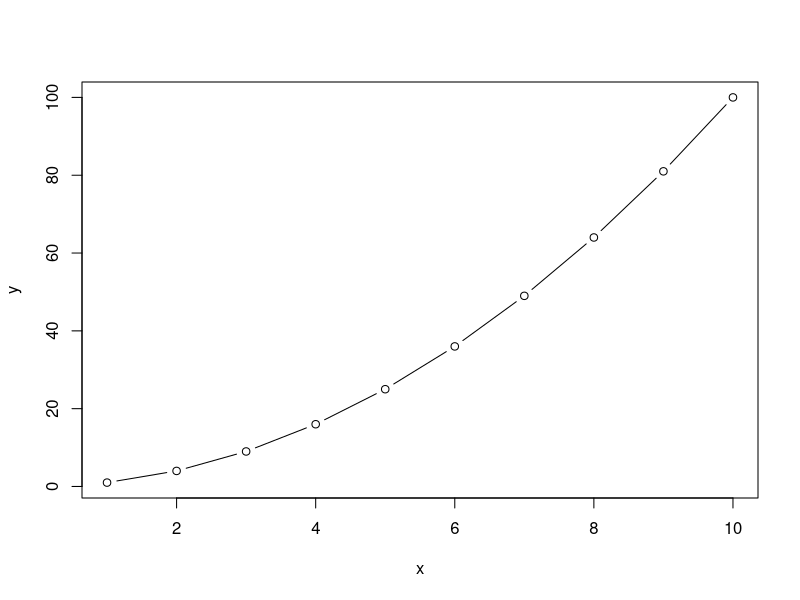
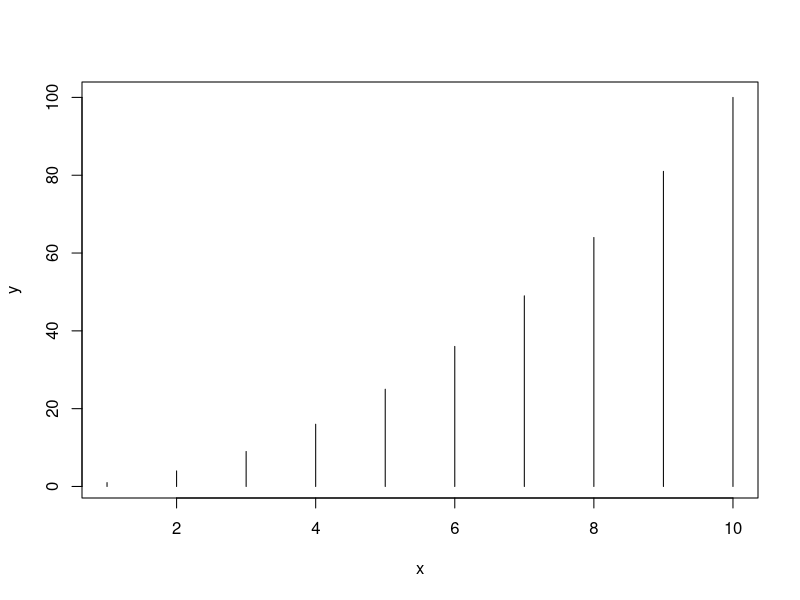
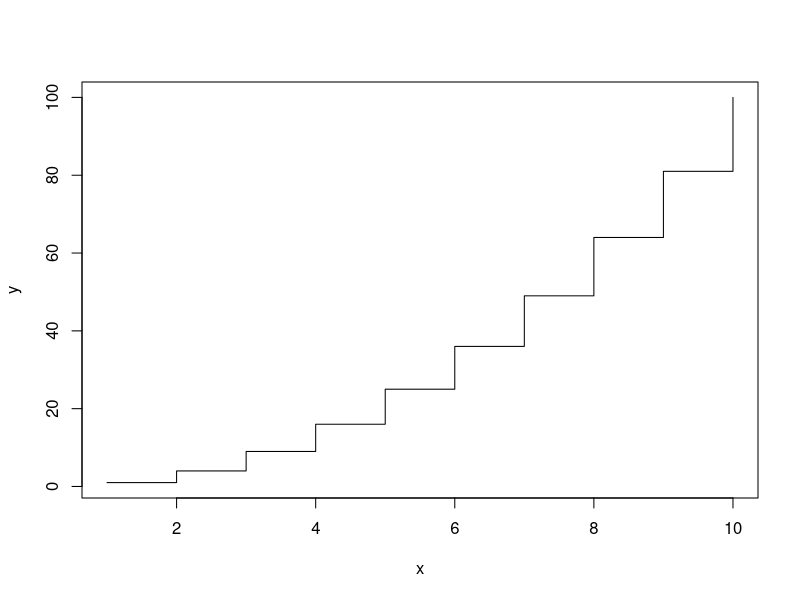
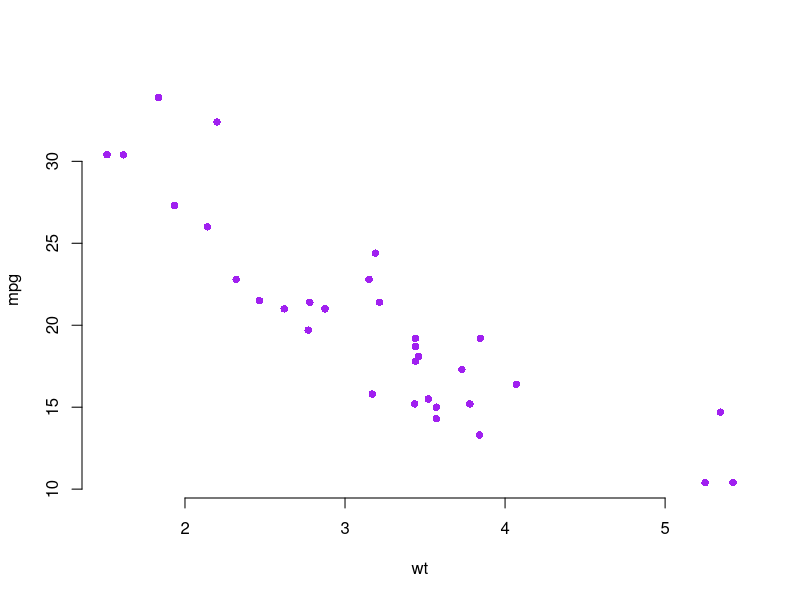
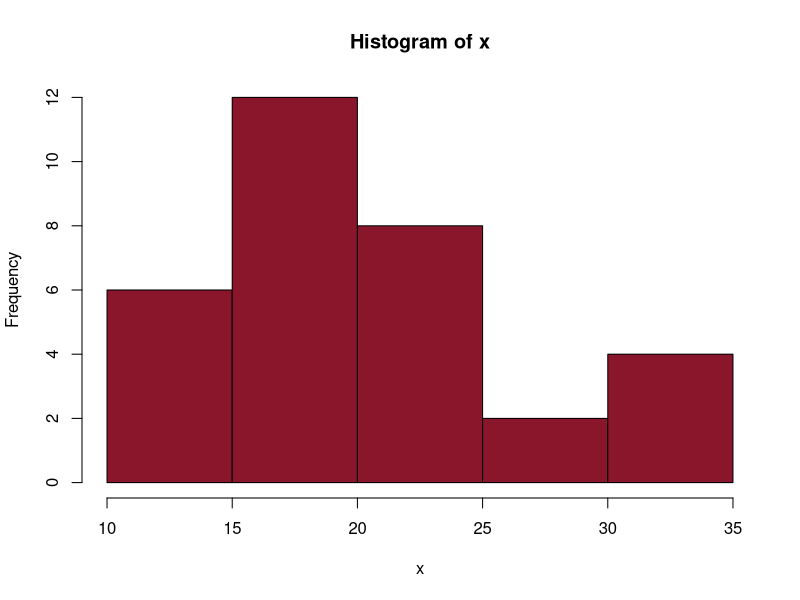
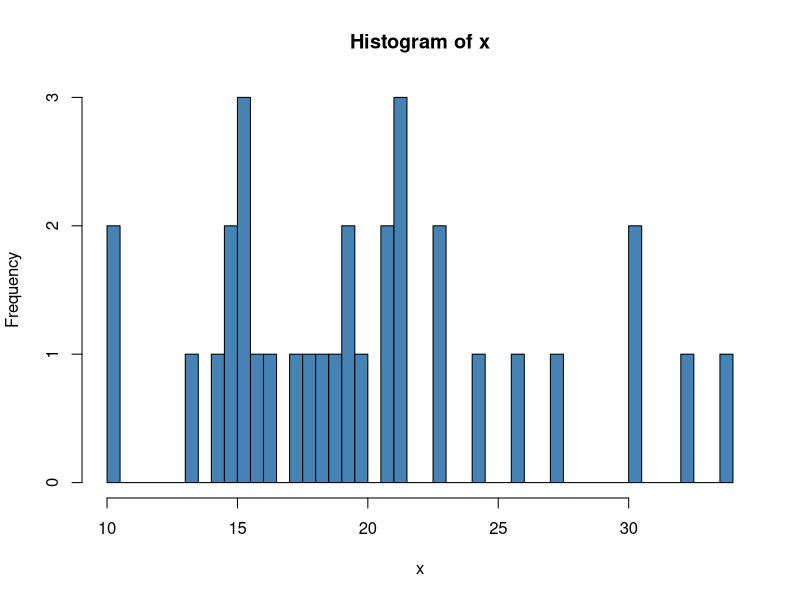
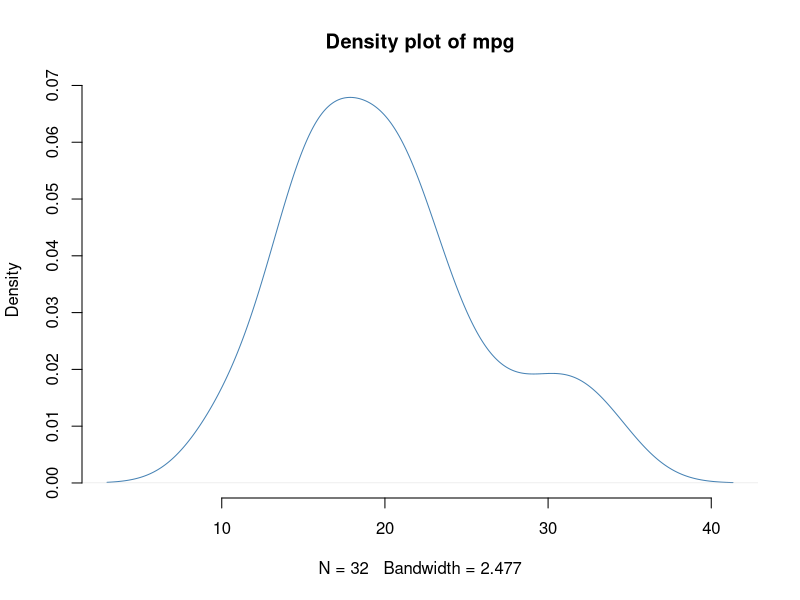
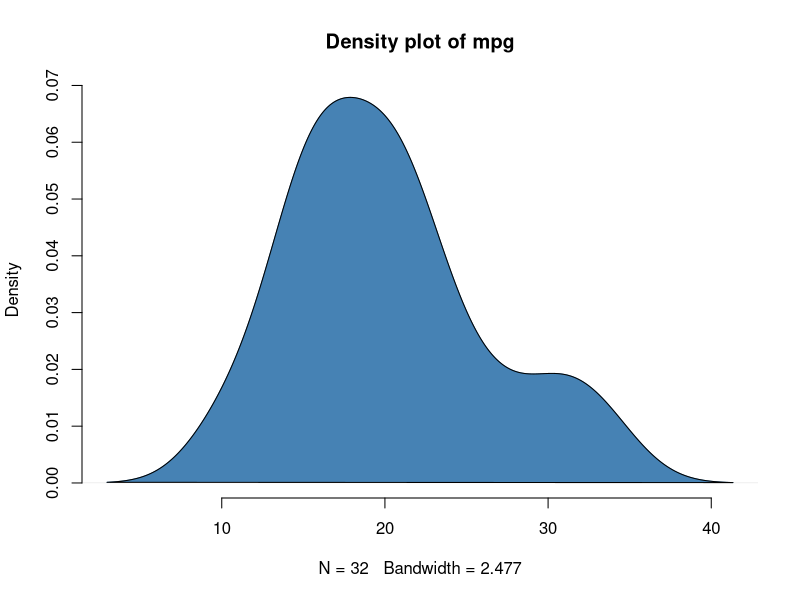

Generate these figures, in order, with R: (Note: this script raises an error after producing the figures.)
#  Online Academic Data Analysis Bootcamp Using
#             Open-Access Program R
#                    Base Plots in R
# Introduction: generic plot types in R

setwd("~/Documents/R ISADS/Essential Level/Session Four/Practicals")
rm(list = ls())
#Examples

x <- 1:10
y = x*x
plot(x, y, type="b")
plot(x, y, type="h")
plot(x,y, type="s")

#Creating a Graph
plot(x = mtcars$wt, 
     y = mtcars$mpg,
     pch = 16, 
     frame = FALSE, 
     xlab = "wt",
     ylab = "mpg", 
     col = "purple")

# Saving graphs: RStudio Plots Panel
# In RStudio exported the plot from plot panel (lower right-pannel).
# Plots panel -> Export - > Save as Image or Save as PDF
# Then choose directory and change file name

# Saving graphs: R codes to redirect graphs to your working directory
# Open a pdf file
# 1. Specify files to save your image using a
# function such as jpeg(), png(), svg() or pdf().   
pdf("rplot.pdf")

# Additional argument indicating the width and the 
# height of the image can be also used.      
# 2. Create a plot

plot(x = mtcars$wt, 
     y = mtcars$mpg, 
     pch = 24,
     frame = FALSE, 
     xlab = "wt", 
     ylab = "mpg", 
     col = "#8a162b")

# 3. Close the pdf file
dev.off()

 
# Example 2: saving as jpeg file
# 1. Open jpeg file
jpeg("rplot.jpg", 
     width = 350, 
     height = 350)

# 2. Create the plot
plot(x = mtcars$wt, 
     y = mtcars$mpg, 
     pch = 16, 
     frame = FALSE, 
     xlab = "wt", 
     ylab = "mpg", 
     col ="#0000ff")
# 3. Close the file 
dev.off()


# Create histogram plots: hist()
# A histogram can be created using the function hist()
# Example:
x <- mtcars$mpg
hist(x, 
     col = "#8a162b", 
     frame = FALSE)

#Create histogram plots: hist()
# Change the number of breaks
hist(x, 
     col = "steelblue", 
     frame = FALSE, 
     breaks = 35)

# Sturges' rule is a simple and commonly used method to determine the number of breaks. It suggests that the number of breaks (k) should be approximately equal to 1 + log2(n), where n is the number of data points in the dataset.

# Histograms can be a poor method for determining the shape of a distribution because it is so strongly affected by the number of bins used.
# Kernel density plots are usually a much more effective than histograms 
# The function density() is used to estimate kernel density.
# Compute the density data
dens <- density(mtcars$mpg)
# plot density
plot(dens, 
     frame = FALSE, 
     col = "steelblue", 
     main = "Density plot of mpg")


# Fill the density plot using polygon()
plot(dens, frame = FALSE, col = "steelblue",
main = "Density plot of mpg")
polygon(dens, col = "steelblue")


# Dot Plots: dotchart()
# The function dotchart() is used to draw a cleveland dot plot.
# dotchart(x, labels = NULL, groups = NULL, gcolor = par("fg"), color = par("fg"))
# Dot chart of a single numeric vector
dotchart(mtcars$mpg, 
         labels = row.names(mtcars), 
         cex = 0.8, 
         xlab = "mpg")

#Plot and color by groups cyl
#Groups
grps <- as.factor(mtcars$cyl)
#Colours for each group: "#999999", "#E69F00" and "#56B4E9" are colour codes in R
my_cols <- c("#999999", "#E69F00", "#56B4E9")
#Plot
dotchart(mtcars$mpg, labels =
row.names(mtcars), groups = grps, gcolor =
my_cols, color = my_cols[grps], cex = 0.6, pch
= 19, xlab = "mpg")

#Dot chart of a matrix 
# The dataset VADeaths consists of Death rates per 1000 in Virginia in 1940.
# The death rates are measured per 1000 population per year. 
# They are cross-classified by age group (rows) and population group (columns). 
# The age groups are: 50-54, 55-59, 60-64, 65-69, 70-74 and the population groups 
# are Rural/Male, Rural/Female, Urban/Male and Urban/Female.

dotchart(VADeaths, cex = 0.6, main = "Death
Rates in Virginia - 1940")

#Bar Plots
# Create barplots with the barplot(height) function
# height is a vector or matrix
# Bar Plots:basic
# Subset
x <- VADeaths[1:3, "Rural Male"]

x
## 50-54 55-59 60-64
## 11.7 18.1 26.9
# Bar plot of one variable
barplot(x)
# Horizontal bar plot (adding the argument horiz = TRUE)
barplot(x, horiz = TRUE)

#Change group names: using argument names.arg = c("A", "B", "C")
barplot(x, names.arg = c("Grp1", "Grp2", "Grp3"))

# Change color
# Change border and fill color using one single color
barplot(x, col = "wheat3", border = "steelblue")

# Change the color of border.
# Use different colors for each group

barplot(x, col = "white",
    border = c("#999999", "#E69F00", "#56B4E9"))

# Change fill color : single color

barplot(x, col = "steelblue")

# Change fill color: multiple colors
barplot(x, col = c("#999999", "#E69F00", "#56B4E9"))

# Bar Plots
# Change main title and axis labels
# Change axis titles
# Change color (col = "gray") and remove frame
barplot(x, main = "Death Rates in
Virginia",  xlab = "Age", ylab = "Rate")


# Stacked bar plots
barplot(VADeaths, 
        col = c("lightblue", "mistyrose", "lightcyan", "lavender",
"cornsilk"),    
legend = rownames(VADeaths))

#Grouped bar plots

barplot(VADeaths, col = c("lightblue", "mistyrose", "lightcyan",
"lavender", "cornsilk"), legend = rownames(VADeaths), beside = TRUE)


# Bar Plots
# It's also possible to add legends to a plot using the
# function legend() as follow.
# Define a set of colors
my_colors <- c("lightblue", "mistyrose", "lightcyan",
            "lavender", "cornsilk")
# Bar plot
barplot(VADeaths, col = my_colors, beside = TRUE)

# Add legend
legend("topleft", legend = rownames(VADeaths),
     fill = my_colors, box.lty = 0, cex = 0.9)
# dev.off()
# Notes:
# box.lty = 0: Remove the box around the legend
# cex = 0.8: legend text size


#########Line Plots: plot() and lines()#####################
# The simplified format of plot() and lines() is as follow.   
# plot(x, y, type = "l", lty = 1)                             
# lines(x, y, type = "l", lty = 1)                           
# x, y: coordinate vectors of points to join                  


# Create some variables
x <- 1:10
y1 <- x*x
y2 <- 2*y1
# Create a basic stair steps plot
plot(x, y1, type = "S")
# Show both points and line
plot(x, y1, type = "b", pch = 19, col = "red",
xlab = "x", ylab = "y")


# Multiple lines 
# Create a first line
plot(x, y1, type = "b", frame = FALSE, pch = 19,
  col = "red", xlab = "x", ylab = "y")
# Add a second line
  lines(x, y2, pch = 18, col = "blue", type = "b",
  lty = 2)
# Add a legend to the plot
  legend("topleft", legend=c("Line 1", "Line 2"),
  col=c("red", "blue"), lty = 1:2, cex=0.8, box.lty = 0)

  # dev.off()
########################################Pie Charts
# Pie charts are not recommended: their features are somewhat limited.
# Pie charts are created with the function pie(x, labels=)
# Pie Charts: basic pie chart
# Create some data
df <- data.frame(
 group = c("Male", "Female", "Child"),
 value = c(25, 25, 50)
 )
df

pie(df$value, labels = df$group, radius = 0.8)

# Pie Charts: Change colors


pie(df$value, labels = df$group, radius = 1, col
= c("#999999", "#E69F00", "#56B4E9"))


pie(df$value, labels = names(df), edges = 200, radius = 0.8,
    clockwise = FALSE, init.angle = if(clockwise) 90 else 0,
    density = NULL, angle = 45, col = NULL, border = NULL,
    lty = NULL, main = NULL)

# Pie Charts: Create 3D pie charts: plotix::pie3D()
# The function pie3D()[in plotrix package] 
# Install plotrix package (uncomment code by removing # symbol if not already installed)
# install.packages("plotrix")
# 3D pie chart

if(!require(plotrix)) install.packages("plotrix", dependencies = T)
library("plotrix")

pie3D(df$value, labels = df$group, radius = 1.5, col = c("#999999", "#E69F00", "#56B4E9"))


# 3D Exploded Pie Chart. Can change radius (radiud=) and separation gaps (explode=)


pie3D(df$value, labels = df$group, radius = 1.8,
   col = c("#999999", "#E69F00", "#56B4E9"),
   explode = 0.5)

######################################Boxplots
# The format is: boxplot(x, data=),
#Example formula is y~group - a separate boxplot for numeric variable y is generated for each
#value of group.
# Here, we will use the R built-in ToothGrowth data set.

# Box plot of one variable

boxplot(ToothGrowth$len)

# Box plots by groups (dose)
# remove frame
boxplot(len ~ dose, 
        data = ToothGrowth, 
        frame = FALSE)

# Horizontal box plots
boxplot(len ~ dose , 
        data = ToothGrowth, 
        frame = FALSE,
        horizontal = TRUE)

# Notched box plots
boxplot(len ~ dose, 
        data = ToothGrowth, 
        frame = FALSE,
    notch = TRUE)

# Boxplots: Change group names
boxplot(len ~ dose, data = ToothGrowth, frame
= FALSE, names = c("D0.5", "D1", "D2"))

# Boxplots: Change color

# Change the color of border using one single color

boxplot(len ~ dose, data = ToothGrowth, frame = FALSE,
border = "steelblue")

# Change the color of border.

# Use different colors for each group

boxplot(len ~ dose, data = ToothGrowth, frame = FALSE,

    border = c("#999999", "#E69F00", "#56B4E9"))

# Change fill color : single color

boxplot(len ~ dose, data = ToothGrowth, frame = FALSE,
col = "steelblue")

# Change fill color: multiple colors

boxplot(len ~ dose, data = ToothGrowth, frame = FALSE,
col = c("#999999", "#E69F00", "#56B4E9"))


# Box plot with MULTIPLE GROUPS
dev.off()
boxplot(len ~ supp * dose, data = ToothGrowth,
    col = c("white", "steelblue"), frame = FALSE)

# Multiple customizations
# Change main title and axis labels
# Change axis titles
# Change color (col = "gray") and remove frame
# Create notched box plot
boxplot(len ~ dose, data = ToothGrowth,
    main = "Plot of length by dose",
    xlab = "Dose (mg)", ylab = "Length",
    col = "lightgray", frame = FALSE)


##############################Scatterplots
# Plotting a bivariate relationship- relationships between two variables
# Scatter plots can be created using the function plot(x, y).
# The function lm() can be used to fit linear models between y and x.
# A regression line can be added on the plot using the function abline(), 
# which takes the output of lm() as an argument.
# Smoothing lines can be added using the function loess().

# Scatterplots: basic
attach(mtcars)
# Plot with main and axis titles
# Change point shape (pch = 19) and remove frame.


plot(wt, 
     mpg, 
     main = "Scatterplot Example",
     xlab = "Car Weight ", 
     ylab = "Miles Per Gallon ",
     pch = 19, 
     frame = FALSE)



# Add regression line
plot(wt, 
     mpg, 
     main="Scatterplot Example",  xlab="Car Weight ",
     ylab="Miles Per Gallon ", pch=19, frame=FALSE)


# Add fit lines
abline(lm(mpg ~ wt), col="red") # regression line (y~x)
lines(lowess(wt,mpg), col="blue") # lowess line (x,y)

# Statistical note: LOWESS (Locally Weighted Scatterplot Smoothing), 
# sometimes called LOESS (locally weighted smoothing), is a popular tool
# used in regression analysis that creates a smooth line through a timeplot 
# or scatter plot to help you to see relationship between variables and foresee trends.


# Enhanced scatter plots: car::scatterplot()
# The function scatterplot() [in car package] makes enhanced scatter plots, with:
#- box plots in the margins, 
#- a non-parametric regression smooth, 
#- smoothed conditional spread, 
#- outlier identification, and a regression line

# Install car package:
# install.packages("car")
# Use scatterplot() function:
library(car)
scatterplot(wt ~ mpg, data = mtcars)

# Scatterplots: grouped
# Scatter plot by groups ("cyl") 


scatterplot(wt ~ mpg | cyl, data = mtcars,
smoother = FALSE, grid = FALSE, frame =
FALSE)

# Scatterplots: 3D
# Function scatterplot3D [in scatterplot3D package can be used].
# The following R code plots a 3D scatter plot using iris data set found in R
# Prepare the data set
x <- iris$Sepal.Length
y <- iris$Sepal.Width
z <- iris$Petal.Length
grps <- as.factor(iris$Species)
# Plot
library(scatterplot3d)

scatterplot3d(x, y, z, pch = 16)

# Scatterplots: 3D- Change color by groups
# add grids and remove the box around the plot
# Change axis labels: xlab, ylab and zlab
colors <- c("#999999", "#E69F00", "#56B4E9")
scatterplot3d(x, y, z, pch = 16, color =
colors[grps], grid = TRUE, box = FALSE, xlab =
"Sepal length", ylab = "Sepal width", zlab =
"Petal length")



# Advanced Graphics
# Set a graphical parameter using par()
par()        # view current settings
opar <- par() # make a copy of current settings so we can use it to restore
par(col.lab="red") # red x and y labels
hist(mtcars$mpg) # create a plot with these new settings
par(opar)       # restore original settings


#Graphical Parameters
# Another approach is to set a graphical parameter within the plotting function
hist(mtcars$mpg, col.lab="red")

# Hint see the help for a specific high level plotting function e.g. help(plot), 
# help(hist) or help(boxplot) to determine which graphical parameters can be set this way.
# Graphical Parameters
# An Axis Example
# specify the data
x <- c(1:10); y <- x; z <- 10/x
# create extra margin room on the right for an axis
par(mar = c(5, 4, 4, 8) + 0.1)

# Note: this numerical vector of the form c(bottom, left, top, right) 
# which gives the number of lines of margin to be specified on the four 
# sides of the plot. The default is c(5, 4, 4, 2) + 0.1. In the above case, the  
# default for the right side of the plot of 2 is changed to 8

# plot x vs. y
plot(x, 
     y,
     type="b", 
     pch=21, 
     col="red", 
     yaxt="n", 
     lty=3, 
     xlab="", 
     ylab="")
# add x vs. 1/x
lines(x, 
      z, 
      type="b", 
      pch=22, 
      col="blue", 
      lty=2)
# draw an axis on the left
axis(2, at=x,labels=x, col.axis="red", las=2)
# draw an axis on the right, with smaller text and ticks
axis(4, at=z,labels=round(z,digits=2),col.axis="blue", las=2, cex.axis=0.7, tck=-.01)
# add a title for the right axis
mtext("y=1/x", side=4, line=3, cex.lab=1,las=2, col="blue")
# add a main title and bottom and left axis labels
title("An Example of Creative Axes", xlab="X values", ylab="Y=X")
                                               
# Graphical Parameters: reference Lines
# Add reference lines to a graph using the abline( ) function.
# abline(h=yvalues, v=xvalues)
# Other graphical parameters (such as line type, color, and width)
#     can also be specified in the abline( ) function.
   # add solid horizontal lines at y=1,5,7
     abline(h=c(1,5,7))
# add dashed blue verical lines at x = 1,3,5,7,9
abline(v=seq(1,10,2),lty=2,col="blue")

# charts


# Graphical Parameters
# Legend Example
attach(mtcars)
boxplot(mpg ~ cyl, main="Milage by Car Weight",
       yaxt="n", xlab="Milage", horizontal=TRUE,
       col=terrain.colors(3))

legend("topright", inset=.05, title="Number of
     Cylinders", c("4","6","8"), fill=terrain.colors(3), horiz=TRUE)


# Graphical Parameters: Combining Plots
# Combine multiple plots into one overall graph, using either the
     #par( ) or layout( ) function.
# With the par( ) function, you can include the option mfrow=c(nrows, ncols) to create a matrix of
#  nrows x ncols plots that are filled in by row. 
# mfcol=c(nrows, ncols) fills in the matrix by columns.

# Four figures arranged in 2 rows and 2 columns
attach(mtcars)
par(mfrow=c(2,2))
plot(wt,mpg, main="Scatterplot of wt vs. mpg")
plot(wt,disp, main="Scatterplot of wt vs disp")
hist(wt, main="Histogram of wt")
boxplot(wt, main="Boxplot of wt")

# Three figures arranged in 3 rows and 1 column
attach(mtcars)
par(mfrow=c(3,1))
hist(wt)
hist(mpg)
hist(disp)

#The layout( ) function has the form layout(mat) where
# mat is a matrix object specifying the location of the N figures to plot.
# One figure in row 1 and two figures in row 2

attach(mtcars)

layout(matrix(c(1,1,2,3), 2, 2, byrow = TRUE))
hist(wt)
hist(mpg)
hist(disp)

#Optionally, you can include widths= and heights= options in the layout( ) function to
#control the size of each figure more precisely. 
# One figure in row 1 and two figures in row 2
# row 1 is 1/3 the height of row 2
# column 2 is 1/4 the width of the column 1
# Note: drag to increase RStudio plot window size to
# avoid "Error in plot.new() : figure margins too large"

attach(mtcars)
layout(matrix(c(1,1,2,3), 2, 2, byrow = TRUE),
widths=c(3,1), heights=c(1,2))
hist(wt)
hist(mpg)
hist(disp)

if(!require(rio)) install.packages('rio')

df <- import('GSSsubset.csv')

head(df)

attach(df)
# dev.off()
boxplot(income ~ hrswrk)
